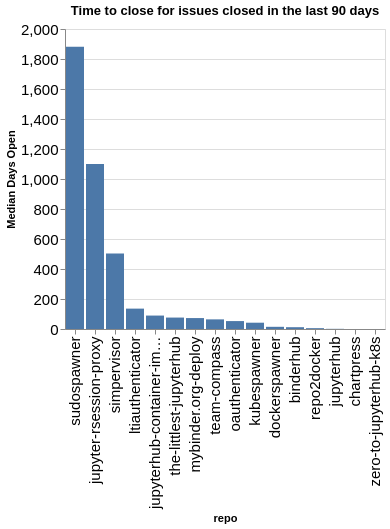

Notebook code cell kept with this figure:
### Code cell
time_open = closed.groupby(['org', 'repo']).agg({'time_open': 'median'}).reset_index()
time_open['time_open'] = time_open['time_open'] / (60 * 60 * 24)
time_open['org/repo'] = time_open.apply(lambda a: a['org'] + '/' + a['repo'], axis=1)
sorted_vals = time_open.sort_values(['org', 'time_open'], ascending=False)['repo'].values
alt.Chart(data=time_open, title=f"Time to close for issues closed in the last {n_days} days").mark_bar().encode(
    x=alt.X('repo', sort=alt.Sort(sorted_vals.tolist())),
    y=alt.Y('time_open', title="Median Days Open"),
)

### Figure 1 — Vega-Lite specification as saved in the notebook (floating-point values rounded to 4 significant figures)
{"config": {"axisLeft": {"labelFontSize": 15}, "axisBottom": {"labelFontSize": 15}}, "data": {"name": "data-b58730cf71b161f28039ff687146429f"}, "mark": {"type": "bar"}, "encoding": {"x": {"field": "repo", "sort": ["sudospawner", "jupyter-rsession-proxy", "simpervisor", "ltiauthenticator", "jupyterhub-container-images", "the-littlest-jupyterhub", "mybinder.org-deploy", "team-compass", "oauthenticator", "kubespawner", "dockerspawner", "binderhub", "repo2docker", "jupyterhub", "chartpress", "zero-to-jupyterhub-k8s"], "type": "nominal"}, "y": {"field": "time_open", "title": "Median Days Open", "type": "quantitative"}}, "title": "Time to close for issues closed in the last 90 days", "$schema": "https://vega.github.io/schema/vega-lite/v5.20.1.json", "datasets": {"data-b58730cf71b161f28039ff687146429f": [{"org": "jupyterhub", "repo": "binderhub", "time_open": 12.05, "org/repo": "jupyterhub/binderhub"}, {"org": "jupyterhub", "repo": "chartpress", "time_open": 0.09798, "org/repo": "jupyterhub/chartpress"}, {"org": "jupyterhub", "repo": "dockerspawner", "time_open": 14.6, "org/repo": "jupyterhub/dockerspawner"}, {"org": "jupyterhub", "repo": "jupyter-rsession-proxy", "time_open": 1100.0, "org/repo": "jupyterhub/jupyter-rsession-proxy"}, {"org": "jupyterhub", "repo": "jupyterhub", "time_open": 1.165, "org/repo": "jupyterhub/jupyterhub"}, {"org": "jupyterhub", "repo": "jupyterhub-container-images", "time_open": 89.59, "org/repo": "jupyterhub/jupyterhub-container-images"}, {"org": "jupyterhub", "repo": "kubespawner", "time_open": 42.01, "org/repo": "jupyterhub/kubespawner"}, {"org": "jupyterhub", "repo": "ltiauthenticator", "time_open": 135.9, "org/repo": "jupyterhub/ltiauthenticator"}, {"org": "jupyterhub", "repo": "mybinder.org-deploy", "time_open": 72.86, "org/repo": "jupyterhub/mybinder.org-deploy"}, {"org": "jupyterhub", "repo": "oauthenticator", "time_open": 52.81, "org/repo": "jupyterhub/oauthenticator"}, {"org": "jupyterhub", "repo": "repo2docker", "time_open": 5.608, "org/repo": "jupyterhub/repo2docker"}, {"org": "jupyterhub", "repo": "simpervisor", "time_open": 503.8, "org/repo": "jupyterhub/simpervisor"}, {"org": "jupyterhub", "repo": "sudospawner", "time_open": 1881.0, "org/repo": "jupyterhub/sudospawner"}, {"org": "jupyterhub", "repo": "team-compass", "time_open": 64.19, "org/repo": "jupyterhub/team-compass"}, {"org": "jupyterhub", "repo": "the-littlest-jupyterhub", "time_open": 76.24, "org/repo": "jupyterhub/the-littlest-jupyterhub"}, {"org": "jupyterhub", "repo": "zero-to-jupyterhub-k8s", "time_open": 0.05626, "org/repo": "jupyterhub/zero-to-jupyterhub-k8s"}]}}
